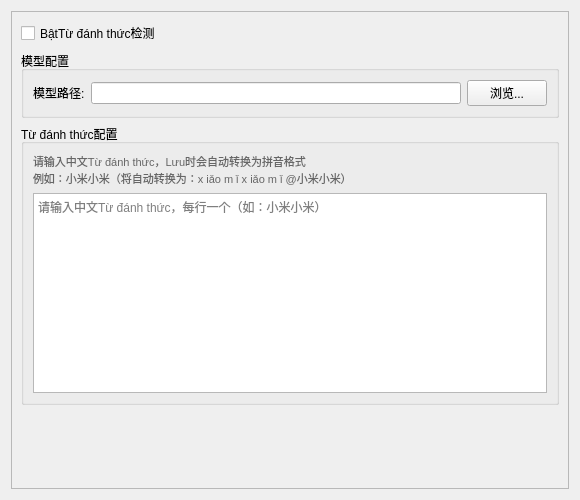
<?xml version="1.0" encoding="UTF-8"?>
<ui version="4.0">
 <class>WakeWordWidget</class>
 <widget class="QWidget" name="WakeWordWidget">
  <property name="geometry">
   <rect>
    <x>0</x>
    <y>0</y>
    <width>580</width>
    <height>500</height>
   </rect>
  </property>
  <property name="windowTitle">
   <string>Từ đánh thức</string>
  </property>
  <layout class="QVBoxLayout" name="verticalLayout">
   <item>
    <widget class="QScrollArea" name="scrollArea">
     <property name="widgetResizable">
      <bool>true</bool>
     </property>
     <widget class="QWidget" name="scrollAreaWidgetContents">
      <property name="geometry">
       <rect>
        <x>0</x>
        <y>0</y>
        <width>578</width>
        <height>480</height>
       </rect>
      </property>
      <layout class="QVBoxLayout" name="contentLayout">
       <item>
        <widget class="QCheckBox" name="use_wake_word_check">
         <property name="text">
          <string>BậtTừ đánh thức检测</string>
         </property>
        </widget>
       </item>
       <item>
        <widget class="QGroupBox" name="model_group">
         <property name="title">
          <string>模型配置</string>
         </property>
         <layout class="QFormLayout" name="modelLayout">
          <item row="0" column="0">
           <widget class="QLabel" name="label_model_path">
            <property name="text">
             <string>模型路径:</string>
            </property>
           </widget>
          </item>
          <item row="0" column="1">
           <layout class="QHBoxLayout" name="model_path_layout">
            <item>
             <widget class="QLineEdit" name="model_path_edit"/>
            </item>
            <item>
             <widget class="QPushButton" name="model_path_btn">
              <property name="text">
               <string>浏览...</string>
              </property>
             </widget>
            </item>
           </layout>
          </item>
         </layout>
        </widget>
       </item>
       <item>
        <widget class="QGroupBox" name="keywords_group">
         <property name="title">
          <string>Từ đánh thức配置</string>
         </property>
         <layout class="QVBoxLayout" name="keywords_layout">
          <item>
           <widget class="QLabel" name="keywords_help">
            <property name="text">
             <string>请输入中文Từ đánh thức，Lưu时会自动转换为拼音格式
例如：小米小米（将自动转换为：x iǎo m ǐ x iǎo m ǐ @小米小米）</string>
            </property>
            <property name="styleSheet">
             <string>color: #666666; font-size: 11px;</string>
            </property>
           </widget>
          </item>
          <item>
           <widget class="QTextEdit" name="wake_words_edit">
            <property name="minimumSize">
             <size>
              <width>0</width>
              <height>200</height>
             </size>
            </property>
            <property name="placeholderText">
             <string>请输入中文Từ đánh thức，每行一个（如：小米小米）</string>
            </property>
           </widget>
          </item>
         </layout>
        </widget>
       </item>
       <item>
        <spacer name="verticalSpacer">
         <property name="orientation">
          <enum>Qt::Vertical</enum>
         </property>
         <property name="sizeHint" stdset="0">
          <size>
           <width>20</width>
           <height>40</height>
          </size>
         </property>
        </spacer>
       </item>
      </layout>
     </widget>
    </widget>
   </item>
  </layout>
 </widget>
 <resources/>
 <connections/>
</ui>
